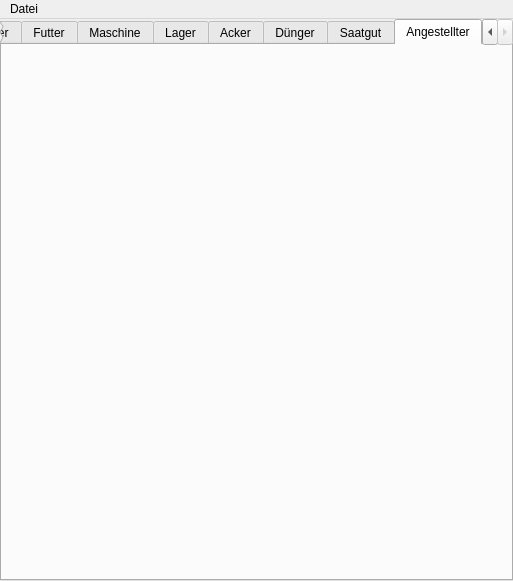
<?xml version="1.0" encoding="UTF-8"?>
<ui version="4.0">
 <class>MainWindow</class>
 <widget class="QMainWindow" name="MainWindow">
  <property name="geometry">
   <rect>
    <x>0</x>
    <y>0</y>
    <width>513</width>
    <height>581</height>
   </rect>
  </property>
  <property name="windowTitle">
   <string>MainWindow</string>
  </property>
  <widget class="QWidget" name="centralWidget">
   <layout class="QHBoxLayout" name="horizontalLayout">
    <property name="leftMargin">
     <number>0</number>
    </property>
    <property name="topMargin">
     <number>0</number>
    </property>
    <property name="rightMargin">
     <number>0</number>
    </property>
    <property name="bottomMargin">
     <number>0</number>
    </property>
    <item>
     <widget class="QTabWidget" name="tabBauer">
      <property name="styleSheet">
       <string notr="true"/>
      </property>
      <property name="currentIndex">
       <number>8</number>
      </property>
      <widget class="StallWidget" name="Stall">
       <attribute name="title">
        <string>Stall</string>
       </attribute>
       <layout class="QVBoxLayout" name="verticalLayout"/>
      </widget>
      <widget class="TierWidget" name="Tier">
       <attribute name="title">
        <string>Tier</string>
       </attribute>
       <layout class="QVBoxLayout" name="verticalLayout_2"/>
      </widget>
      <widget class="FutterWidget" name="Futter">
       <attribute name="title">
        <string>Futter</string>
       </attribute>
       <layout class="QVBoxLayout" name="verticalLayout_3"/>
      </widget>
      <widget class="MaschineWidget" name="Maschine">
       <attribute name="title">
        <string>Maschine</string>
       </attribute>
       <layout class="QVBoxLayout" name="verticalLayout_4"/>
      </widget>
      <widget class="LagerWidget" name="Lager">
       <attribute name="title">
        <string>Lager</string>
       </attribute>
       <layout class="QVBoxLayout" name="verticalLayout_7"/>
      </widget>
      <widget class="AckerWidget" name="Acker">
       <attribute name="title">
        <string>Acker</string>
       </attribute>
       <layout class="QVBoxLayout" name="verticalLayout_8"/>
      </widget>
      <widget class="DuengerWidget" name="Duenger">
       <attribute name="title">
        <string>Dünger</string>
       </attribute>
       <layout class="QVBoxLayout" name="verticalLayout_6"/>
      </widget>
      <widget class="SaatgutWidget" name="Saatgut">
       <attribute name="title">
        <string>Saatgut</string>
       </attribute>
       <layout class="QVBoxLayout" name="verticalLayout_5"/>
      </widget>
      <widget class="AngestellterWidget" name="Angestellter">
       <attribute name="title">
        <string>Angestellter</string>
       </attribute>
       <layout class="QVBoxLayout" name="verticalLayout_9"/>
      </widget>
     </widget>
    </item>
   </layout>
  </widget>
  <widget class="QMenuBar" name="menuBar">
   <property name="geometry">
    <rect>
     <x>0</x>
     <y>0</y>
     <width>513</width>
     <height>22</height>
    </rect>
   </property>
   <widget class="QMenu" name="menuDatei">
    <property name="title">
     <string>Datei</string>
    </property>
    <addaction name="actionBeenden"/>
   </widget>
   <addaction name="menuDatei"/>
  </widget>
  <action name="actionStall">
   <property name="text">
    <string>Stall</string>
   </property>
  </action>
  <action name="actionAngestellter">
   <property name="text">
    <string>Angestellter</string>
   </property>
  </action>
  <action name="actionTier">
   <property name="text">
    <string>Tier</string>
   </property>
  </action>
  <action name="actionLager">
   <property name="text">
    <string>Lager</string>
   </property>
  </action>
  <action name="actionFutter">
   <property name="text">
    <string>Futter</string>
   </property>
  </action>
  <action name="actionMaschinen">
   <property name="text">
    <string>Maschine</string>
   </property>
  </action>
  <action name="actionD_nger">
   <property name="text">
    <string>Dünger</string>
   </property>
  </action>
  <action name="actionAcker">
   <property name="text">
    <string>Acker</string>
   </property>
  </action>
  <action name="actionSaatgut">
   <property name="text">
    <string>Saatgut</string>
   </property>
  </action>
  <action name="actionBeenden">
   <property name="text">
    <string>Beenden</string>
   </property>
  </action>
 </widget>
 <layoutdefault spacing="6" margin="11"/>
 <customwidgets>
  <customwidget>
   <class>StallWidget</class>
   <extends>QWidget</extends>
   <header>stallwidget.h</header>
   <container>1</container>
  </customwidget>
  <customwidget>
   <class>TierWidget</class>
   <extends>QWidget</extends>
   <header>tierwidget.h</header>
   <container>1</container>
  </customwidget>
  <customwidget>
   <class>MaschineWidget</class>
   <extends>QWidget</extends>
   <header>maschinewidget.h</header>
   <container>1</container>
  </customwidget>
  <customwidget>
   <class>FutterWidget</class>
   <extends>QWidget</extends>
   <header>futterwidget.h</header>
   <container>1</container>
  </customwidget>
  <customwidget>
   <class>LagerWidget</class>
   <extends>QWidget</extends>
   <header>lagerwidget.h</header>
   <container>1</container>
  </customwidget>
  <customwidget>
   <class>AckerWidget</class>
   <extends>QWidget</extends>
   <header>ackerwidget.h</header>
   <container>1</container>
  </customwidget>
  <customwidget>
   <class>DuengerWidget</class>
   <extends>QWidget</extends>
   <header>duengerwidget.h</header>
   <container>1</container>
  </customwidget>
  <customwidget>
   <class>SaatgutWidget</class>
   <extends>QWidget</extends>
   <header>saatgutwidget.h</header>
   <container>1</container>
  </customwidget>
  <customwidget>
   <class>AngestellterWidget</class>
   <extends>QWidget</extends>
   <header>angestellterwidget.h</header>
   <container>1</container>
  </customwidget>
 </customwidgets>
 <resources/>
 <connections/>
</ui>
